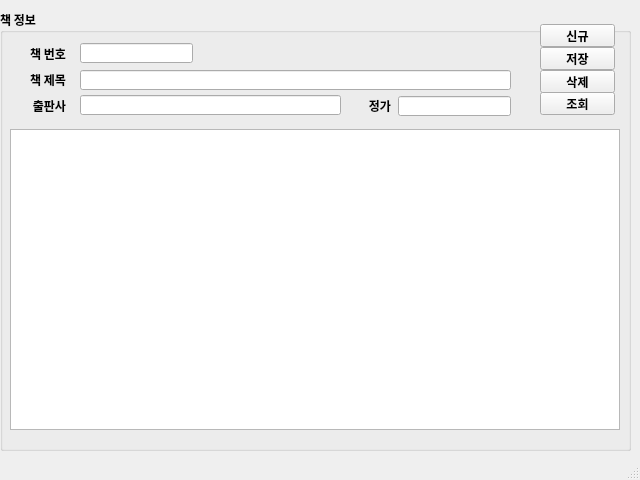
<?xml version="1.0" encoding="UTF-8"?>
<ui version="4.0">
 <class>MainWindow</class>
 <widget class="QMainWindow" name="MainWindow">
  <property name="geometry">
   <rect>
    <x>0</x>
    <y>0</y>
    <width>640</width>
    <height>480</height>
   </rect>
  </property>
  <property name="font">
   <font>
    <family>나눔고딕</family>
    <weight>75</weight>
    <bold>true</bold>
   </font>
  </property>
  <property name="windowTitle">
   <string>마당 도서관리 V1.0</string>
  </property>
  <widget class="QWidget" name="centralwidget">
   <widget class="QGroupBox" name="groupBox">
    <property name="geometry">
     <rect>
      <x>0</x>
      <y>10</y>
      <width>631</width>
      <height>441</height>
     </rect>
    </property>
    <property name="title">
     <string>책 정보</string>
    </property>
    <widget class="QTableWidget" name="tblBooks">
     <property name="geometry">
      <rect>
       <x>10</x>
       <y>119</y>
       <width>610</width>
       <height>301</height>
      </rect>
     </property>
    </widget>
    <widget class="QLineEdit" name="txtBookid">
     <property name="geometry">
      <rect>
       <x>80</x>
       <y>33</y>
       <width>113</width>
       <height>20</height>
      </rect>
     </property>
     <property name="inputMethodHints">
      <set>Qt::ImhNone</set>
     </property>
    </widget>
    <widget class="QLabel" name="label">
     <property name="geometry">
      <rect>
       <x>10</x>
       <y>38</y>
       <width>56</width>
       <height>12</height>
      </rect>
     </property>
     <property name="text">
      <string>책 번호</string>
     </property>
     <property name="alignment">
      <set>Qt::AlignRight|Qt::AlignTrailing|Qt::AlignVCenter</set>
     </property>
    </widget>
    <widget class="QLabel" name="label_2">
     <property name="geometry">
      <rect>
       <x>10</x>
       <y>60</y>
       <width>56</width>
       <height>20</height>
      </rect>
     </property>
     <property name="text">
      <string>책 제목</string>
     </property>
     <property name="alignment">
      <set>Qt::AlignRight|Qt::AlignTrailing|Qt::AlignVCenter</set>
     </property>
    </widget>
    <widget class="QLineEdit" name="txtBookName">
     <property name="geometry">
      <rect>
       <x>80</x>
       <y>60</y>
       <width>431</width>
       <height>20</height>
      </rect>
     </property>
    </widget>
    <widget class="QLineEdit" name="txtPrice">
     <property name="geometry">
      <rect>
       <x>398</x>
       <y>86</y>
       <width>113</width>
       <height>20</height>
      </rect>
     </property>
    </widget>
    <widget class="QLabel" name="label_3">
     <property name="geometry">
      <rect>
       <x>10</x>
       <y>90</y>
       <width>56</width>
       <height>12</height>
      </rect>
     </property>
     <property name="text">
      <string>출판사</string>
     </property>
     <property name="alignment">
      <set>Qt::AlignRight|Qt::AlignTrailing|Qt::AlignVCenter</set>
     </property>
    </widget>
    <widget class="QLineEdit" name="txtPublisher">
     <property name="geometry">
      <rect>
       <x>80</x>
       <y>85</y>
       <width>261</width>
       <height>20</height>
      </rect>
     </property>
    </widget>
    <widget class="QLabel" name="label_4">
     <property name="geometry">
      <rect>
       <x>330</x>
       <y>88</y>
       <width>61</width>
       <height>16</height>
      </rect>
     </property>
     <property name="text">
      <string>정가</string>
     </property>
     <property name="alignment">
      <set>Qt::AlignRight|Qt::AlignTrailing|Qt::AlignVCenter</set>
     </property>
    </widget>
    <widget class="QPushButton" name="btnNew">
     <property name="geometry">
      <rect>
       <x>540</x>
       <y>14</y>
       <width>75</width>
       <height>23</height>
      </rect>
     </property>
     <property name="text">
      <string>신규</string>
     </property>
    </widget>
    <widget class="QPushButton" name="btnSave">
     <property name="geometry">
      <rect>
       <x>540</x>
       <y>37</y>
       <width>75</width>
       <height>23</height>
      </rect>
     </property>
     <property name="text">
      <string>저장</string>
     </property>
    </widget>
    <widget class="QPushButton" name="btnDel">
     <property name="geometry">
      <rect>
       <x>540</x>
       <y>60</y>
       <width>75</width>
       <height>23</height>
      </rect>
     </property>
     <property name="text">
      <string>삭제</string>
     </property>
    </widget>
    <widget class="QPushButton" name="btnReload">
     <property name="geometry">
      <rect>
       <x>540</x>
       <y>82</y>
       <width>75</width>
       <height>23</height>
      </rect>
     </property>
     <property name="text">
      <string>조회</string>
     </property>
    </widget>
   </widget>
  </widget>
  <widget class="QMenuBar" name="menubar">
   <property name="geometry">
    <rect>
     <x>0</x>
     <y>0</y>
     <width>640</width>
     <height>21</height>
    </rect>
   </property>
  </widget>
  <widget class="QStatusBar" name="statusbar"/>
 </widget>
 <tabstops>
  <tabstop>txtBookid</tabstop>
  <tabstop>txtBookName</tabstop>
  <tabstop>txtPublisher</tabstop>
  <tabstop>txtPrice</tabstop>
  <tabstop>btnNew</tabstop>
  <tabstop>btnSave</tabstop>
  <tabstop>btnDel</tabstop>
  <tabstop>btnReload</tabstop>
  <tabstop>tblBooks</tabstop>
 </tabstops>
 <resources/>
 <connections/>
</ui>
